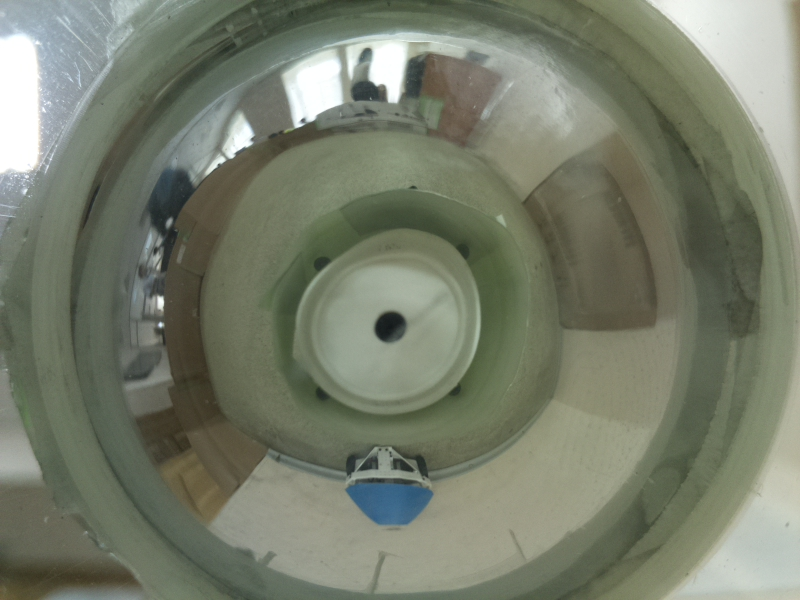
#> input picture image_input/200mm.jpg, 800 x 600 px, found by its file name
$ python ObjectTracking.py out.png   (older library calls are emulated)
#> lines starting #> are read from the running program, lines starting #| are printed output that depends on the picture; after the words box and inside, x2 and y2 are one past the last pixel; in counts of white or black regions, pixels touching at a corner belong together
# -*- coding: utf-8 -*-
# Moving Image + Recognition of Red Color + Display of Maximum Area
# import the necessary packages
import cv2
import numpy as np
import serial
import threading
import json
import sys
import math

# フレームサイズ
FRAME_W = 800
FRAME_H = 600

#読み込むピクチャのファイル名
FILE_DIST = 200
FILE_DIST_COLOR = 100

HSV_CONV = 0.70 #HSV, 360dankai => 256dankai , 250/360 = 0.7
#colorRange = [[RedMin],[RedMax],[BlueMin],[BlueMax],[GreenMin],[GreenMax],[PurpleMin][PurpleMax],[YellowMin][YellowMax]]
colorRange = [[30*HSV_CONV,330*HSV_CONV], [200*HSV_CONV,240*HSV_CONV], [80*HSV_CONV,150*HSV_CONV], [240*HSV_CONV,300*HSV_CONV],[40*HSV_CONV,80*HSV_CONV]]

# 距離導出関数のマジックナンバー (係数,指数)
COEFFICIENT_DF = 200198
INDEX_DF = -0.808

#コマンドライン引数の受け取りのため
args = sys.argv
#-----------------------------------------------------------------------------------
# Loading still Image
def loading_still_image():
  image = cv2.imread('C:\\Users\\nct20\\Documents\\GitHub\\objectTracking\\image_input\\'+str(FILE_DIST)+'mm.jpg')
#> image is the input picture: shape (600, 800, 3); mean B, G, R 107.5, 125, 119
  template = cv2.imread('C:\\Users\\nct20\\Documents\\GitHub\\objectTracking\\image_input\\'+'color_sample_'+str(FILE_DIST_COLOR)+'mm.jpg')
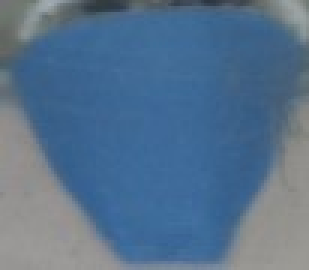
#> input picture image_input/color_sample_100mm.jpg, 103 x 90 px, found by its file name (shown 3 times larger)
#> template is the input picture: shape (90, 103, 3); mean B, G, R 141.1, 113.3, 85.7
  return image

# Loading Image from PiCamera
def loading_image_PiCamera():
    camera = PiCamera()
    camera.resolution = (FRAME_W, FRAME_H)
    camera.awb_mode = 'auto'
    camera.framerate = 32
    rawCapture = PiRGBArray(camera, size=(FRAME_W, FRAME_H))
    return rawCapture

#キー処理＆画面終了＆保存
def key_action(image):

  k = cv2.waitKey(0)
  # ESC:プログラム終了,s:セーブ＋プログラム終了
  if k == 27:         # wait for ESC key to exit
    cv2.destroyAllWindows()
  elif k == ord('s'): # wait for 's' key to save and exit
   cv2.imwrite('C:\\Users\\nct20\\Documents\\GitHub\\objectTracking\\image_output\\' + args[1] + '.jpg',image)
   cv2.destroyAllWindows()

  # 終了処理
  cv2.destroyAllWindows()

# ミラー領域だけを切り取る
def cut_circle(img):

  # 3レイヤー(BGR)を定義
  size = FRAME_H, FRAME_W , 1

  # np.fillで白に埋める
  white_img = np.zeros(size, dtype=np.uint8)
  white_img.fill(0)

  # 中央右寄りに、青で塗りつぶされた円形を描く
  cv2.circle(white_img, ((int)(FRAME_W/2), (int)(FRAME_H/2+10)), 240, (255, 255, 255), -1)
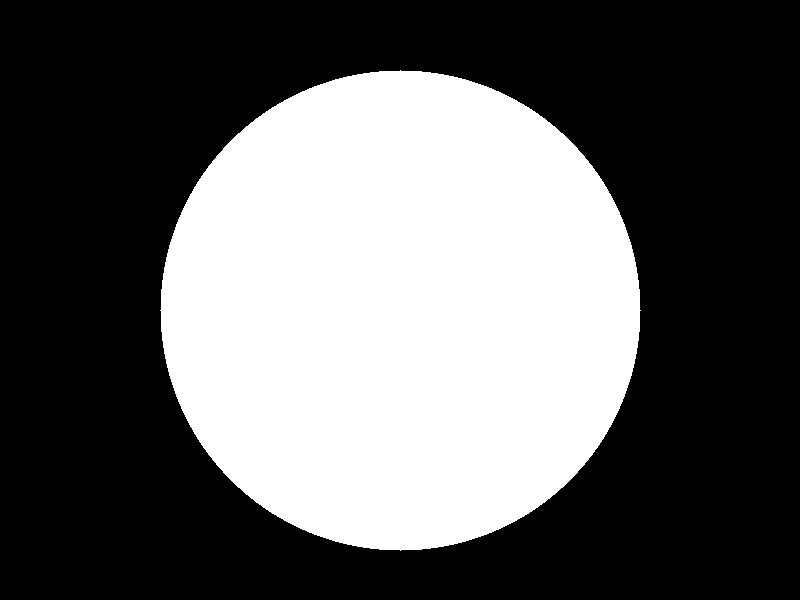
#> white_img: shape (600, 800, 1); 37.7% white; 1 white region, box (x1, y1, x2, y2) and area: (160, 70, 641, 551) 180917

  # マスク処理(ミラー部分だけを切り取る)
  result = cv2.bitwise_and(img, img, mask=white_img)
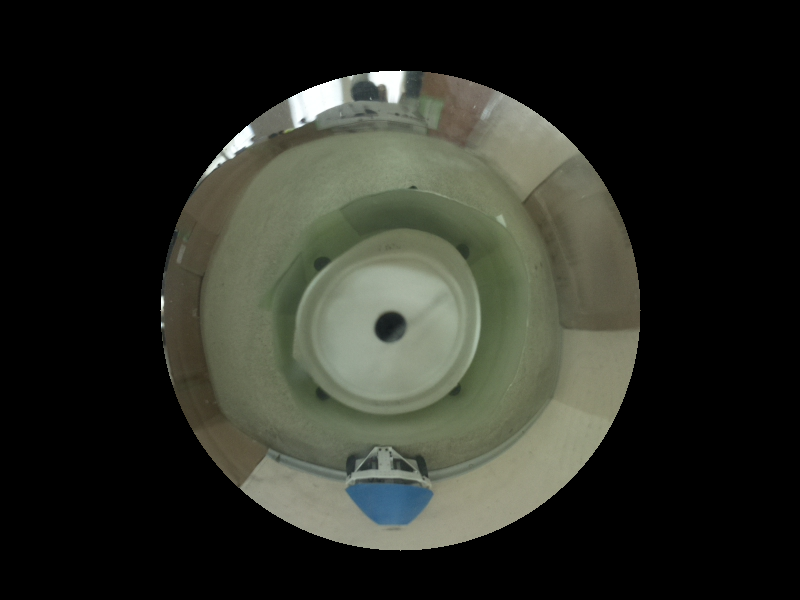
#> result: shape (600, 800, 3); mean B, G, R 37.1, 44.7, 42.7

  return result

# Find Target Color
def find_rect_of_target_color(getImage, colorNum):
#> called with colorNum = 1
  hsv = cv2.cvtColor(getImage, cv2.COLOR_BGR2HSV_FULL)
#> hsv: shape (600, 800, 3); mean H, S, V 21.1, 19.3, 45.2
  h = hsv[:, :, 0]
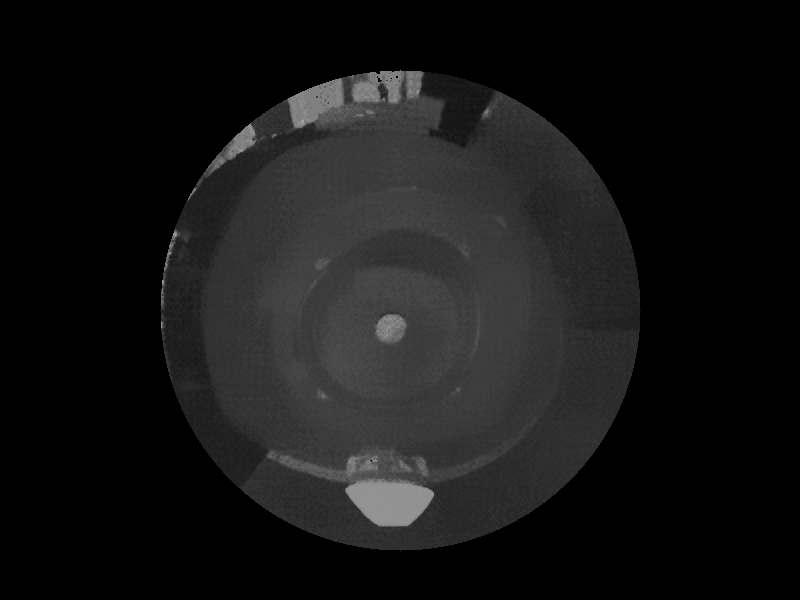
#> h: shape (600, 800); min 0, max 171, mean 21.1
  s = hsv[:, :, 1]
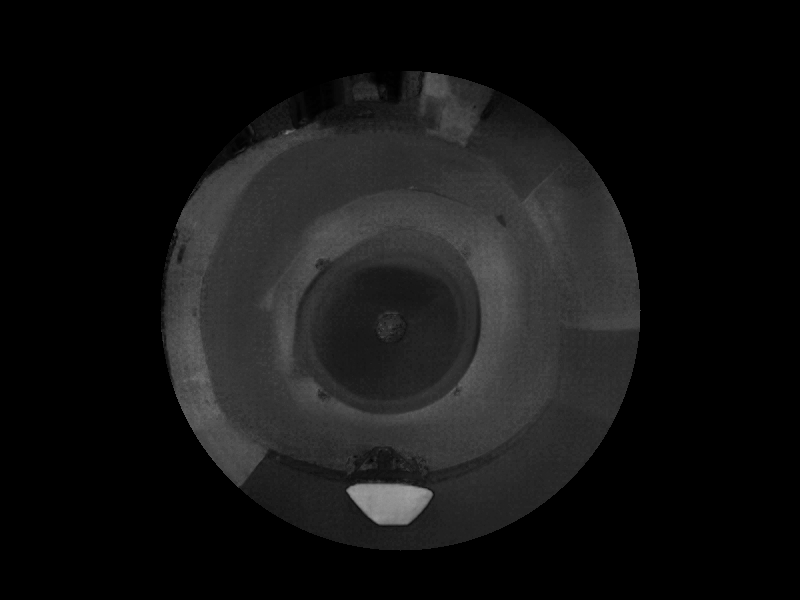
#> s: shape (600, 800); min 0, max 159, mean 19.3
  mask = np.zeros(h.shape, dtype=np.uint8)

  #Red
  if(colorNum == 1):
      mask[( (h < colorRange[0][0]) | (h > colorRange[0][1]) ) & (s > 128)] = 255
  #Blue
  elif(colorNum == 2):
      mask[((h > colorRange[1][0]) & (h < colorRange[1][1])) & (s > 60)] = 255
  #GReeeeN
  elif(colorNum == 3):
      mask[((h > colorRange[2][0]) & (h < colorRange[2][1])) & (s > 60)] = 255
  #Purple
  elif(colorNum == 4):
      mask[((h > colorRange[3][0]) & (h < colorRange[3][1])) & (s > 50)] = 255
  #Yellow
  elif(colorNum == 5):
      mask[((h > colorRange[4][0]) & (h < colorRange[4][1])) & (s > 128)] = 255

  getImage,contours,hierarchy = cv2.findContours(mask, cv2.RETR_TREE, cv2.CHAIN_APPROX_SIMPLE)
  rects = []

  for i in range(0,2):
    for contour in contours:
      approx = cv2.convexHull(contour)
      rect = cv2.minAreaRect(approx) #回転を考慮した矩形の導出
      rects.append(np.array(rect))

  return rects

def draw_rotation_rectangle(rects,image):
  #rects [[0],[1]] [[0],[1]] = [[x],[y]] [[w],[h]]
  rect = tuple(max(rects, key = (lambda x: x[1][0] * x[1][1])))
  box = cv2.boxPoints(rect)
  box = np.int0(box)

  image = cv2.drawContours(image,[box],0,(0,0,255),2)
  print ('w:' + str(rect[1][0]) + ',h:' + str(rect[1][1]))
  print (str(COEFFICIENT_DF*((rect[1][0]*rect[1][1])**(INDEX_DF))))

if __name__ == '__main__':
  # Loading Still Image
  image = loading_still_image()

  # Loading Moving Image
  #rawCapture = loading_image_PiCamera()

  # allow the camera to warmup
  #time.sleep(0.005)

  rectsR = []
  rectsB = []
  rectsG = []

  # ミラー領域の切り取り
  image = cut_circle(image)
  # 色領域の検出と矩形の値導出
  rectsR = find_rect_of_target_color(image, 1)
#> rectsR = []
  rectsB = find_rect_of_target_color(image, 2)
#> (the run stopped early here; a loop or call above may not have finished)
